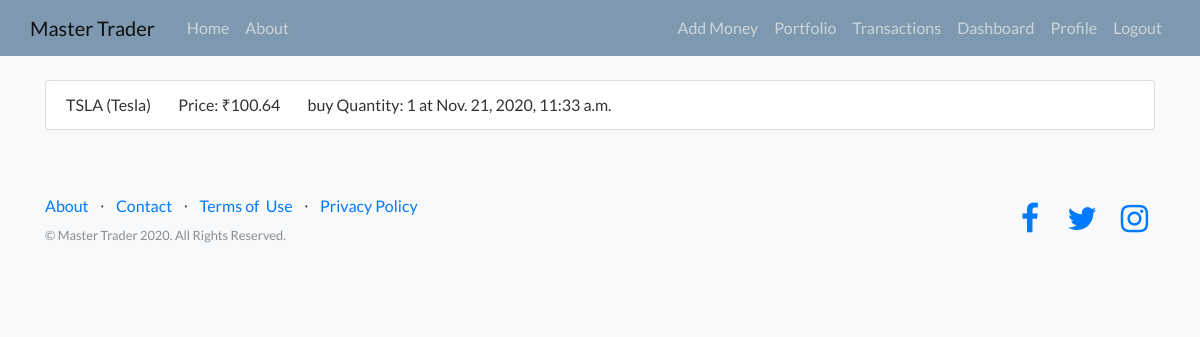
Page /transactions/ (signed in) on the committed database.
### stocks/models.py (models this page shows, shortened)
class Stock(models.Model):
    name = models.CharField(max_length=10, default="SY")
    full_name = models.CharField(max_length=50, default="Tech Company")
    description = models.TextField(default="A promising tech company")
    ltp = models.FloatField(default=100.0000)
    variance_lower_bound = models.FloatField(default=0.99)
    variance_upper_bound = models.FloatField(default=1.01)

class Transaction(models.Model):
    user = models.ForeignKey(
        User, on_delete=models.CASCADE)
    stock = models.ForeignKey(
        Stock, on_delete=models.CASCADE)
    time = models.DateTimeField(auto_now=True)
    units = models.IntegerField()
    price_each = models.FloatField()
    choices = (
        ("sell", "sell"),
        ("buy", "buy"),
    )
    transaction = models.CharField(max_length=5, choices=choices)

### stocks/views.py (the view)
# urls.py: path('transactions/', views.transactions, name='transactions'),
@login_required
def transactions(request):
    query = request.user.transaction_set.order_by('-time')
    data = [
        {'name': each.stock.name, 'full_name': each.stock.full_name,
            'price': each.price_each, 'quantity': each.units, 'time': each.time, 'type': each.transaction, }
        for each in query]
    return render(request, 'stocks/transactions.html', {'data': data})

### stocks/templates/stocks/transactions.html
{% extends 'stocks/base.html' %}
{% block content %}
<div class="container">
    <ul class="list-group">
    {% for each in data %}
        <li class="list-group-item">{{ each.name }} ({{each.full_name}})  <span class="ml-4">Price: ₹{{ each.price }}</span> <span class="ml-4">{{each.type}} Quantity: {{ each.quantity }} at {{each.time}}</span></li>
    {% endfor %}
    </ul>
</div>
{% endblock content %}

### stocks/static/stocks/assets/css/main.css (style rules this page uses)
body { background: #fafafa; color: #333333; margin-top: 5rem; }
ul { margin: 0; }

### rows in the picture
Stock: name "TSLA", full_name "Tesla"
Transaction: price "100.64", type "buy", time "Nov. 21, 2020, 11:33 a.m."

### other values in the picture
{{ each.quantity }} "1"
